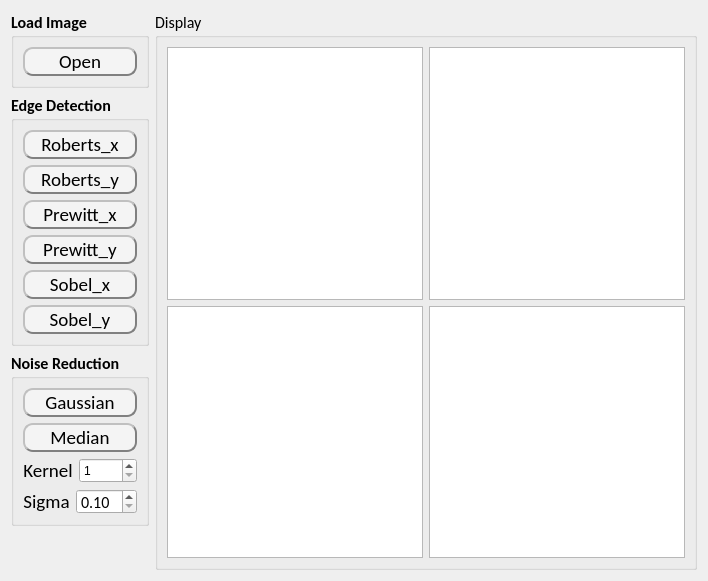
      <widget class="QWidget" name="Project_2">
       <attribute name="title">
        <string>Project 2</string>
       </attribute>
       <layout class="QHBoxLayout" name="horizontalLayout_17">
        <item>
         <layout class="QHBoxLayout" name="horizontalLayout_16" stretch="1,10">
          <item>
           <layout class="QVBoxLayout" name="verticalLayout_13" stretch="2,8,5,2">
            <item>
             <widget class="QGroupBox" name="LoadImageGroupBox_2">
              <property name="font">
               <font>
                <family>Calibri</family>
                <pointsize>12</pointsize>
                <weight>75</weight>
                <bold>true</bold>
               </font>
              </property>
              <property name="mouseTracking">
               <bool>false</bool>
              </property>
              <property name="styleSheet">
               <string notr="true">QFrame{
		backgroun-color: rgb(243, 243, 243);
}

QPushButton:hover{
		font-family: Calibri;
		font-size: 20px;
		font-style: bold;
		color: #1d649c;
}</string>
              </property>
              <property name="title">
               <string>Load Image</string>
              </property>
              <layout class="QVBoxLayout" name="verticalLayout_12">
               <item>
                <widget class="QPushButton" name="OpenButton_2">
                 <property name="sizePolicy">
                  <sizepolicy hsizetype="Minimum" vsizetype="Preferred">
                   <horstretch>0</horstretch>
                   <verstretch>0</verstretch>
                  </sizepolicy>
                 </property>
                 <property name="font">
                  <font>
                   <family>Calibri</family>
                   <pointsize>14</pointsize>
                   <weight>50</weight>
                   <bold>false</bold>
                  </font>
                 </property>
                 <property name="styleSheet">
                  <string notr="true">QPushButton{
		background-color: rgb(244, 244, 244);
    	border-radius: 10px;  
		border: 2px groove gray;
    	border-style: outset;
}

QPushButton:hover{
		border:2px solid #1d649c;
}</string>
                 </property>
                 <property name="text">
                  <string>Open</string>
                 </property>
                </widget>
               </item>
              </layout>
             </widget>
            </item>
            <item>
             <widget class="QGroupBox" name="EdgeDetectionGroupBox">
              <property name="sizePolicy">
               <sizepolicy hsizetype="Preferred" vsizetype="Preferred">
                <horstretch>0</horstretch>
                <verstretch>0</verstretch>
               </sizepolicy>
              </property>
              <property name="font">
               <font>
                <family>Calibri</family>
                <pointsize>12</pointsize>
                <weight>75</weight>
                <bold>true</bold>
               </font>
              </property>
              <property name="mouseTracking">
               <bool>false</bool>
              </property>
              <property name="styleSheet">
               <string notr="true">QFrame{
		backgroun-color: rgb(243, 243, 243);
}

QPushButton:hover{
		font-family: &quot;Calibri&quot;;
		font-size: 24px;
		font-style: bold;
		color: #1d649c;
		border:1px solid #1d649c;
}</string>
              </property>
              <property name="title">
               <string>Edge Detection</string>
              </property>
              <layout class="QVBoxLayout" name="verticalLayout_4" stretch="0,0,0,0,0,0">
               <item>
                <widget class="QPushButton" name="RobertsXButton">
                 <property name="sizePolicy">
                  <sizepolicy hsizetype="Minimum" vsizetype="Preferred">
                   <horstretch>0</horstretch>
                   <verstretch>0</verstretch>
                  </sizepolicy>
                 </property>
                 <property name="font">
                  <font>
                   <family>Calibri</family>
                   <pointsize>14</pointsize>
                   <weight>50</weight>
                   <bold>false</bold>
                  </font>
                 </property>
                 <property name="styleSheet">
                  <string notr="true">QPushButton{
		background-color: rgb(244, 244, 244);
    	border-radius: 10px;  
		border: 2px groove gray;
    	border-style: outset;
}

QPushButton:hover{
		border:2px solid #1d649c;
}</string>
                 </property>
                 <property name="text">
                  <string>Roberts_x</string>
                 </property>
                </widget>
               </item>
               <item>
                <widget class="QPushButton" name="RobertsYButton">
                 <property name="sizePolicy">
                  <sizepolicy hsizetype="Minimum" vsizetype="Preferred">
                   <horstretch>0</horstretch>
                   <verstretch>0</verstretch>
                  </sizepolicy>
                 </property>
                 <property name="font">
                  <font>
                   <family>Calibri</family>
                   <pointsize>14</pointsize>
                   <weight>50</weight>
                   <bold>false</bold>
                  </font>
                 </property>
                 <property name="styleSheet">
                  <string notr="true">QPushButton{
		background-color: rgb(244, 244, 244);
    	border-radius: 10px;  
		border: 2px groove gray;
    	border-style: outset;
}

QPushButton:hover{
		border:2px solid #1d649c;
}</string>
                 </property>
                 <property name="text">
                  <string>Roberts_y</string>
                 </property>
                </widget>
               </item>
               <item>
                <widget class="QPushButton" name="PrewittXButton">
                 <property name="sizePolicy">
                  <sizepolicy hsizetype="Minimum" vsizetype="Preferred">
                   <horstretch>0</horstretch>
                   <verstretch>0</verstretch>
                  </sizepolicy>
                 </property>
                 <property name="font">
                  <font>
                   <family>Calibri</family>
                   <pointsize>14</pointsize>
                   <weight>50</weight>
                   <bold>false</bold>
                  </font>
                 </property>
                 <property name="styleSheet">
                  <string notr="true">QPushButton{
		background-color: rgb(244, 244, 244);
    	border-radius: 10px;  
		border: 2px groove gray;
    	border-style: outset;
}

QPushButton:hover{
		border:2px solid #1d649c;
}</string>
                 </property>
                 <property name="text">
                  <string>Prewitt_x</string>
                 </property>
                </widget>
               </item>
               <item>
                <widget class="QPushButton" name="PrewittYButton">
                 <property name="sizePolicy">
                  <sizepolicy hsizetype="Minimum" vsizetype="Preferred">
                   <horstretch>0</horstretch>
                   <verstretch>0</verstretch>
                  </sizepolicy>
                 </property>
                 <property name="font">
                  <font>
                   <family>Calibri</family>
                   <pointsize>14</pointsize>
                   <weight>50</weight>
                   <bold>false</bold>
                  </font>
                 </property>
                 <property name="styleSheet">
                  <string notr="true">QPushButton{
		background-color: rgb(244, 244, 244);
    	border-radius: 10px;  
		border: 2px groove gray;
    	border-style: outset;
}

QPushButton:hover{
		border:2px solid #1d649c;
}</string>
                 </property>
                 <property name="text">
                  <string>Prewitt_y</string>
                 </property>
                </widget>
               </item>
               <item>
                <widget class="QPushButton" name="SobelXButton">
                 <property name="sizePolicy">
                  <sizepolicy hsizetype="Minimum" vsizetype="Preferred">
                   <horstretch>0</horstretch>
                   <verstretch>0</verstretch>
                  </sizepolicy>
                 </property>
                 <property name="font">
                  <font>
                   <family>Calibri</family>
                   <pointsize>14</pointsize>
                   <weight>50</weight>
                   <bold>false</bold>
                  </font>
                 </property>
                 <property name="styleSheet">
                  <string notr="true">QPushButton{
		background-color: rgb(244, 244, 244);
    	border-radius: 10px;  
		border: 2px groove gray;
    	border-style: outset;
}

QPushButton:hover{
		border:2px solid #1d649c;
}</string>
                 </property>
                 <property name="text">
                  <string>Sobel_x</string>
                 </property>
                </widget>
               </item>
               <item>
                <widget class="QPushButton" name="SobelYButton">
                 <property name="sizePolicy">
                  <sizepolicy hsizetype="Minimum" vsizetype="Preferred">
                   <horstretch>0</horstretch>
                   <verstretch>0</verstretch>
                  </sizepolicy>
                 </property>
                 <property name="font">
                  <font>
                   <family>Calibri</family>
                   <pointsize>14</pointsize>
                   <weight>50</weight>
                   <bold>false</bold>
                  </font>
                 </property>
                 <property name="styleSheet">
                  <string notr="true">QPushButton{
		background-color: rgb(244, 244, 244);
    	border-radius: 10px;  
		border: 2px groove gray;
    	border-style: outset;
}

QPushButton:hover{
		border:2px solid #1d649c;
}</string>
                 </property>
                 <property name="text">
                  <string>Sobel_y</string>
                 </property>
                </widget>
               </item>
              </layout>
             </widget>
            </item>
            <item>
             <widget class="QGroupBox" name="NoiseReductionGroupBox">
              <property name="sizePolicy">
               <sizepolicy hsizetype="Preferred" vsizetype="Preferred">
                <horstretch>0</horstretch>
                <verstretch>0</verstretch>
               </sizepolicy>
              </property>
              <property name="font">
               <font>
                <family>Calibri</family>
                <pointsize>12</pointsize>
                <weight>75</weight>
                <bold>true</bold>
               </font>
              </property>
              <property name="mouseTracking">
               <bool>false</bool>
              </property>
              <property name="styleSheet">
               <string notr="true">QFrame{
		backgroun-color: rgb(243, 243, 243);
}

QPushButton:hover{
		font-family: &quot;Calibri&quot;;
		font-size: 24px;
		font-style: bold;
		color: #1d649c;
		border:1px solid #1d649c;
}</string>
              </property>
              <property name="title">
               <string>Noise Reduction</string>
              </property>
              <layout class="QVBoxLayout" name="verticalLayout_5" stretch="0,0,0,0">
               <item>
                <widget class="QPushButton" name="GaussianButton">
                 <property name="sizePolicy">
                  <sizepolicy hsizetype="Minimum" vsizetype="Preferred">
                   <horstretch>0</horstretch>
                   <verstretch>0</verstretch>
                  </sizepolicy>
                 </property>
                 <property name="font">
                  <font>
                   <family>Calibri</family>
                   <pointsize>14</pointsize>
                   <weight>50</weight>
                   <bold>false</bold>
                  </font>
                 </property>
                 <property name="styleSheet">
                  <string notr="true">QPushButton{
		background-color: rgb(244, 244, 244);
    	border-radius: 10px;  
		border: 2px groove gray;
    	border-style: outset;
}

QPushButton:hover{
		border:2px solid #1d649c;
}</string>
                 </property>
                 <property name="text">
                  <string>Gaussian</string>
                 </property>
                </widget>
               </item>
               <item>
                <widget class="QPushButton" name="MedianButton">
                 <property name="sizePolicy">
                  <sizepolicy hsizetype="Minimum" vsizetype="Preferred">
                   <horstretch>0</horstretch>
                   <verstretch>0</verstretch>
                  </sizepolicy>
                 </property>
                 <property name="font">
                  <font>
                   <family>Calibri</family>
                   <pointsize>14</pointsize>
                   <weight>50</weight>
                   <bold>false</bold>
                  </font>
                 </property>
                 <property name="styleSheet">
                  <string notr="true">QPushButton{
		background-color: rgb(244, 244, 244);
    	border-radius: 10px;  
		border: 2px groove gray;
    	border-style: outset;
}

QPushButton:hover{
		border:2px solid #1d649c;
}</string>
                 </property>
                 <property name="text">
                  <string>Median</string>
                 </property>
                </widget>
               </item>
               <item>
                <layout class="QHBoxLayout" name="horizontalLayout_4" stretch="1,2">
                 <item>
                  <widget class="QLabel" name="KernelLabel_2">
                   <property name="font">
                    <font>
                     <family>Calibri</family>
                     <pointsize>14</pointsize>
                     <weight>50</weight>
                     <bold>false</bold>
                    </font>
                   </property>
                   <property name="text">
                    <string>Kernel</string>
                   </property>
                   <property name="alignment">
                    <set>Qt::AlignCenter</set>
                   </property>
                  </widget>
                 </item>
                 <item>
                  <widget class="QSpinBox" name="KernelSpin_2">
                   <property name="sizePolicy">
                    <sizepolicy hsizetype="Minimum" vsizetype="Preferred">
                     <horstretch>0</horstretch>
                     <verstretch>0</verstretch>
                    </sizepolicy>
                   </property>
                   <property name="minimumSize">
                    <size>
                     <width>0</width>
                     <height>21</height>
                    </size>
                   </property>
                   <property name="font">
                    <font>
                     <weight>50</weight>
                     <bold>false</bold>
                    </font>
                   </property>
                   <property name="minimum">
                    <number>1</number>
                   </property>
                   <property name="maximum">
                    <number>9</number>
                   </property>
                   <property name="singleStep">
                    <number>2</number>
                   </property>
                  </widget>
                 </item>
                </layout>
               </item>
               <item>
                <layout class="QHBoxLayout" name="horizontalLayout_15" stretch="1,2">
                 <item>
                  <widget class="QLabel" name="Sigmalabel">
                   <property name="font">
                    <font>
                     <family>Calibri</family>
                     <pointsize>14</pointsize>
                     <weight>50</weight>
                     <bold>false</bold>
                    </font>
                   </property>
                   <property name="text">
                    <string>Sigma</string>
                   </property>
                   <property name="alignment">
                    <set>Qt::AlignCenter</set>
                   </property>
                  </widget>
                 </item>
                 <item>
                  <widget class="QDoubleSpinBox" name="SigmaSpin">
                   <property name="sizePolicy">
                    <sizepolicy hsizetype="Minimum" vsizetype="Preferred">
                     <horstretch>0</horstretch>
                     <verstretch>0</verstretch>
                    </sizepolicy>
                   </property>
                   <property name="minimumSize">
                    <size>
                     <width>0</width>
                     <height>21</height>
                    </size>
                   </property>
                   <property name="font">
                    <font>
                     <family>Calibri</family>
                     <pointsize>12</pointsize>
                    </font>
                   </property>
                   <property name="minimum">
                    <double>0.100000000000000</double>
                   </property>
                   <property name="maximum">
                    <double>3.000000000000000</double>
                   </property>
                   <property name="singleStep">
                    <double>0.100000000000000</double>
                   </property>
                  </widget>
                 </item>
                </layout>
               </item>
              </layout>
             </widget>
            </item>
            <item>
             <spacer name="verticalSpacer_2">
              <property name="orientation">
               <enum>Qt::Vertical</enum>
              </property>
              <property name="sizeHint" stdset="0">
               <size>
                <width>20</width>
                <height>40</height>
               </size>
              </property>
             </spacer>
            </item>
           </layout>
          </item>
          <item>
           <widget class="QGroupBox" name="DisplayGroupBox_2">
            <property name="sizePolicy">
             <sizepolicy hsizetype="Preferred" vsizetype="Preferred">
              <horstretch>0</horstretch>
              <verstretch>0</verstretch>
             </sizepolicy>
            </property>
            <property name="font">
             <font>
              <family>Calibri</family>
              <pointsize>12</pointsize>
             </font>
            </property>
            <property name="mouseTracking">
             <bool>false</bool>
            </property>
            <property name="styleSheet">
             <string notr="true">QFrame{
		backgroun-color: rgb(243, 243, 243);
}</string>
            </property>
            <property name="title">
             <string>Display</string>
            </property>
            <property name="flat">
             <bool>false</bool>
            </property>
            <layout class="QVBoxLayout" name="verticalLayout_6">
             <item>
              <layout class="QHBoxLayout" name="horizontalLayout_3">
               <property name="spacing">
                <number>6</number>
               </property>
               <property name="topMargin">
                <number>0</number>
               </property>
               <item>
                <widget class="ImageView" name="RawImageView_2">
                 <property name="sizePolicy">
                  <sizepolicy hsizetype="Preferred" vsizetype="Preferred">
                   <horstretch>0</horstretch>
                   <verstretch>0</verstretch>
                  </sizepolicy>
                 </property>
                </widget>
               </item>
               <item>
                <widget class="ImageView" name="GrayImageView_2">
                 <property name="sizePolicy">
                  <sizepolicy hsizetype="Preferred" vsizetype="Preferred">
                   <horstretch>0</horstretch>
                   <verstretch>0</verstretch>
                  </sizepolicy>
                 </property>
                </widget>
               </item>
              </layout>
             </item>
             <item>
              <layout class="QHBoxLayout" name="horizontalLayout_5">
               <item>
                <widget class="ImageView" name="EdgeImageView">
                 <property name="sizePolicy">
                  <sizepolicy hsizetype="Preferred" vsizetype="Preferred">
                   <horstretch>0</horstretch>
                   <verstretch>0</verstretch>
                  </sizepolicy>
                 </property>
                </widget>
               </item>
               <item>
                <widget class="ImageView" name="DenoisedImageView">
                 <property name="sizePolicy">
                  <sizepolicy hsizetype="Preferred" vsizetype="Preferred">
                   <horstretch>0</horstretch>
                   <verstretch>0</verstretch>
                  </sizepolicy>
                 </property>
                </widget>
               </item>
              </layout>
             </item>
            </layout>
           </widget>
          </item>
         </layout>
        </item>
       </layout>
      </widget>
